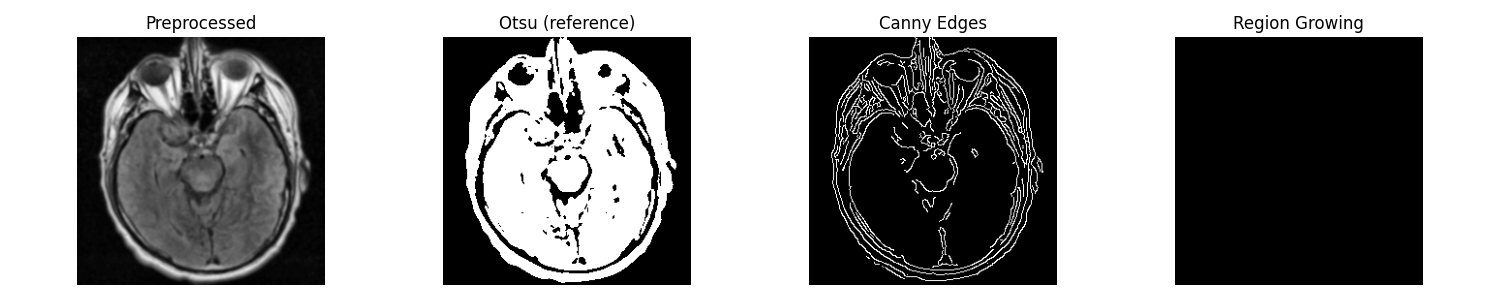
#> input picture segmentation_advanced/TCGA_CS_4941_19960909_10_all_methods.png, 1500 x 300 px, given as the content of the folder C:/Users/athet/Downloads/archive/kaggle_3m, which was not available
$ jupyter execute classicML.ipynb   (text cells are left out)
#> lines starting #> are read from the running program, lines starting #| are printed output that depends on the picture; after the words box and inside, x2 and y2 are one past the last pixel; in counts of white or black regions, pixels touching at a corner belong together; pictures that were not available may be replaced by others from this repository, and a replacement may not be noted
[cell 1]
import os
import numpy as np
import cv2
from glob import glob
import matplotlib.pyplot as plt

# Input directory
input_dir = r'C:/Users/athet/Downloads/archive/kaggle_3m'

# Create output directory for saving results (absolute path)
output_dir = os.path.abspath('segmentation_results')
os.makedirs(output_dir, exist_ok=True)

print(f"Input directory: {input_dir}")
print(f"Output directory (absolute): {output_dir}")
print("Trying to list a few entries from the input directory to confirm path is correct:")
try:
    entries = os.listdir(input_dir)
    print(entries[:10])
except Exception as e:
    print("Could not list input_dir contents:", e)

[cell 2]
# Function to perform global thresholding
def global_threshold(image, threshold_value):
    _, binary = cv2.threshold(image, threshold_value, 255, cv2.THRESH_BINARY)
    return binary

# Function to perform Otsu's thresholding
def otsu_threshold(image):
    _, binary = cv2.threshold(image, 0, 255, cv2.THRESH_BINARY + cv2.THRESH_OTSU)
    return binary

# Function to perform adaptive thresholding
def adaptive_threshold(image, block_size=11, C=2):
    # block_size must be odd and > 1
    if block_size % 2 == 0:
        block_size += 1
    binary = cv2.adaptiveThreshold(image, 255, cv2.ADAPTIVE_THRESH_GAUSSIAN_C,
                                 cv2.THRESH_BINARY, block_size, C)
    return binary

# Preprocessing function: optional resize, Gaussian blur, CLAHE (hist equalization) and normalization
def preprocess_image(image, target_size=None, blur_ksize=5, clahe_clip=2.0, normalize=True, normalize_to_float=False):
    """
    Preprocess a single-channel uint8 image.
    - target_size: (w,h) or None
    - blur_ksize: Gaussian blur kernel size (odd). Set 0 or None to skip blurring.
    - clahe_clip: clip limit for CLAHE. Set 0 or None to skip CLAHE.
    - normalize: if True, apply min-max normalization to the range [0,255] (keeps uint8).
    - normalize_to_float: if True, return float32 array scaled to [0,1] instead of uint8 (overrides normalize range dtype).
    Returns: preprocessed image (uint8 by default, or float32 if normalize_to_float=True)
    """
    proc = image.copy()
    if target_size is not None:
        proc = cv2.resize(proc, target_size, interpolation=cv2.INTER_AREA)
    # apply Gaussian blur if requested
    if blur_ksize and blur_ksize > 0:
        # ensure odd kernel size
        if blur_ksize % 2 == 0:
            blur_ksize += 1
        proc = cv2.GaussianBlur(proc, (blur_ksize, blur_ksize), 0)
    # apply CLAHE
    if clahe_clip and clahe_clip > 0:
        clahe = cv2.createCLAHE(clipLimit=clahe_clip, tileGridSize=(8, 8))
        proc = clahe.apply(proc)

    # Normalization (min-max)
    if normalize:
        # use cv2.normalize to scale to 0-255
        proc = cv2.normalize(proc, None, alpha=0, beta=255, norm_type=cv2.NORM_MINMAX)
        # ensure uint8
        proc = proc.astype(np.uint8)

    if normalize_to_float:
        # convert to float32 in [0,1]
        proc = proc.astype(np.float32) / 255.0

    return proc

# Build list of valid image files (walk the tree and filter by extension and filename)
valid_ext = {'.png', '.jpg', '.jpeg', '.tif', '.tiff', '.bmp'}
image_files = []
excluded_files = []

for root, dirs, files in os.walk(input_dir):
    for fname in files:
        fp = os.path.join(root, fname)
        ext = os.path.splitext(fname)[1].lower()
        # skip obvious mask files and non-image files
        if 'mask' in fname.lower():
            excluded_files.append(fp)
            continue
        if ext in valid_ext:
            image_files.append(fp)
        else:
            excluded_files.append(fp)

print(f"Found {len(image_files)} image files (after excluding masks and non-image files).")
if len(image_files) > 0:
    print("Sample images:")
    for s in image_files[:10]:
        print(' -', s)

if excluded_files:
    print(f"Also found {len(excluded_files)} excluded files (masks / non-images). Showing up to 10:")
    for s in excluded_files[:10]:
        print(' -', s)

if len(image_files) == 0:
    print("No images found. Check the input_dir path and that image files are under it.")

# Limit processing to first 10 images for a quick test
image_files = image_files[:10]
print(f"Processing {len(image_files)} images (first 10).")

# Preprocessing parameters (tweak these if needed)
PREPROCESS_TARGET_SIZE = None  # e.g., (256, 256) or None to keep original
PREPROCESS_BLUR = 5
PREPROCESS_CLAHE_CLIP = 2.0
PREPROCESS_NORMALIZE = True
PREPROCESS_NORMALIZE_TO_FLOAT = False

# Process each image
for idx, img_path in enumerate(image_files, start=1):
    print(f"[{idx}/{len(image_files)}] Reading: {img_path}")
    # Read image
    image = cv2.imread(img_path, cv2.IMREAD_GRAYSCALE)
#> image is the input picture: shape (300, 1500); min 0, max 255, mean 145.5

    if image is None:
        print(f"Failed to read image: {img_path}")
        continue

    # Preprocess
    pre = preprocess_image(image, target_size=PREPROCESS_TARGET_SIZE, blur_ksize=PREPROCESS_BLUR,
                           clahe_clip=PREPROCESS_CLAHE_CLIP, normalize=PREPROCESS_NORMALIZE,
                           normalize_to_float=PREPROCESS_NORMALIZE_TO_FLOAT)
#> in preprocess_image, `proc = cv2.GaussianBlur(proc, (blur_ksize, blur_ksize), 0)`:
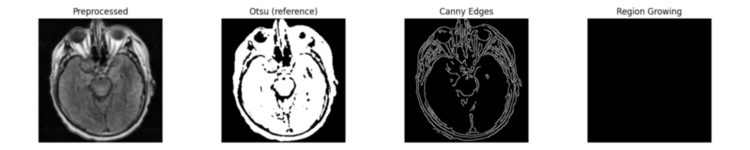
#> proc: shape (300, 1500) (shown at 1/2 size); min 0, max 255, mean 145.5
#> in preprocess_image, `proc = clahe.apply(proc)`:
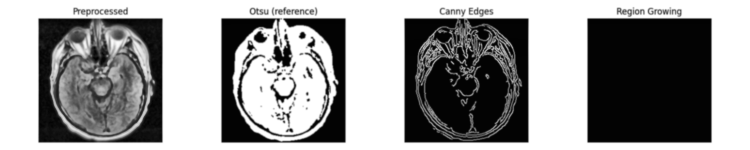
#> proc: shape (300, 1500) (shown at 1/2 size); min 1, max 255, mean 149.8

    # If normalized to float, convert back to uint8 for OpenCV thresholding & saving
    save_pre = pre
    if PREPROCESS_NORMALIZE_TO_FLOAT and isinstance(pre, np.ndarray) and pre.dtype == np.float32:
        save_pre = (pre * 255.0).astype(np.uint8)

    # Save preprocessed (for inspection)
    base_name = os.path.splitext(os.path.basename(img_path))[0]
    try:
        cv2.imwrite(os.path.join(output_dir, f'{base_name}_preproc.png'), save_pre)
    except Exception as e:
        print(f"Warning: could not save preprocessed image for {base_name}: {e}")

    # Apply different thresholding techniques on the preprocessed image
    # Ensure input to thresholding is uint8
    proc_for_thresh = save_pre
    if proc_for_thresh.dtype != np.uint8:
        proc_for_thresh = (proc_for_thresh * 255.0).astype(np.uint8)

    global_binary = global_threshold(proc_for_thresh, 127)  # Fixed threshold at 127
#> in global_threshold, `_, binary = cv2.threshold(image, threshold_value, 255, cv2.THRESH_BINA..`:
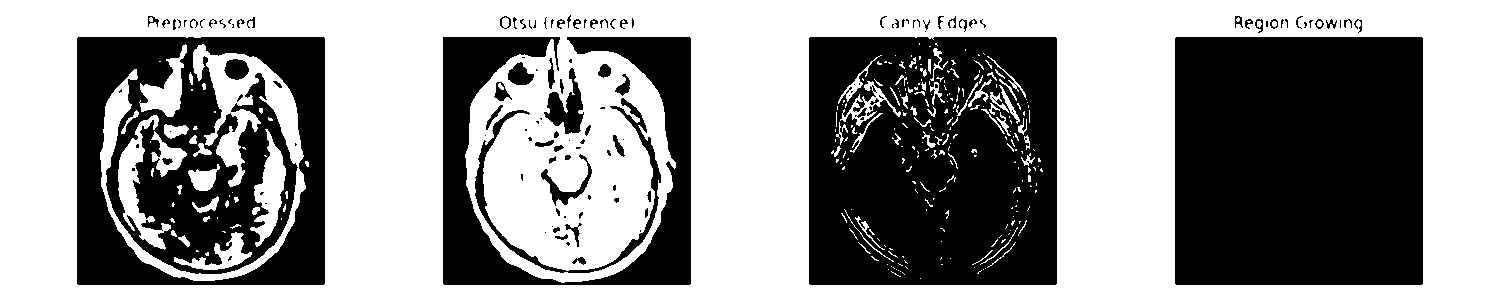
#> binary: shape (300, 1500); 57.4% white; 133 black regions (68 under 20 px), largest, box (x1, y1, x2, y2) and area: (1175, 37, 1423, 285) 61500, (809, 37, 1057, 285) 56782, (77, 37, 325, 285) 43022
    otsu_binary = otsu_threshold(proc_for_thresh)
#> in otsu_threshold, `_, binary = cv2.threshold(image, 0, 255, cv2.THRESH_BINARY + cv2.THRES..`:
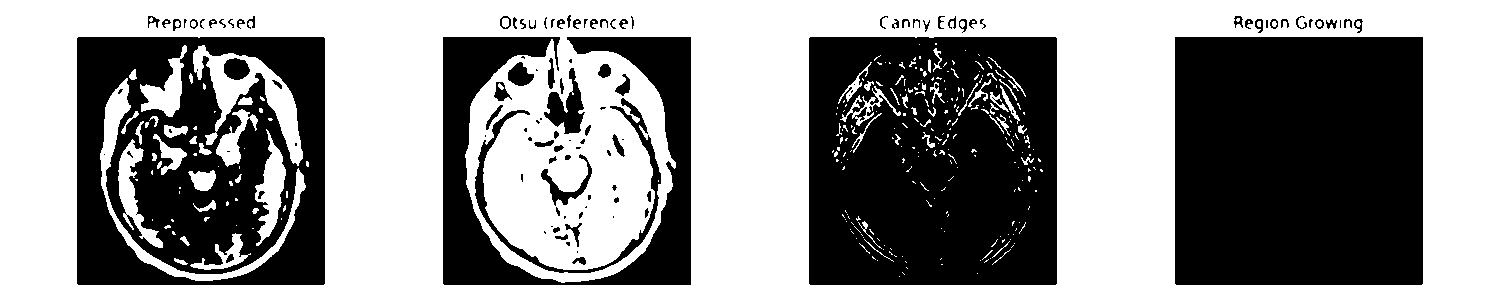
#> binary: shape (300, 1500); 56.4% white; 119 black regions (44 under 20 px), largest, box (x1, y1, x2, y2) and area: (1175, 37, 1423, 285) 61502, (809, 37, 1057, 285) 57976, (77, 37, 325, 285) 45419
    adaptive_binary = adaptive_threshold(proc_for_thresh)
#> in adaptive_threshold, `binary = cv2.adaptiveThreshold(image, 255, cv2.ADAPTIVE_THRESH_GAUSSIA..`:
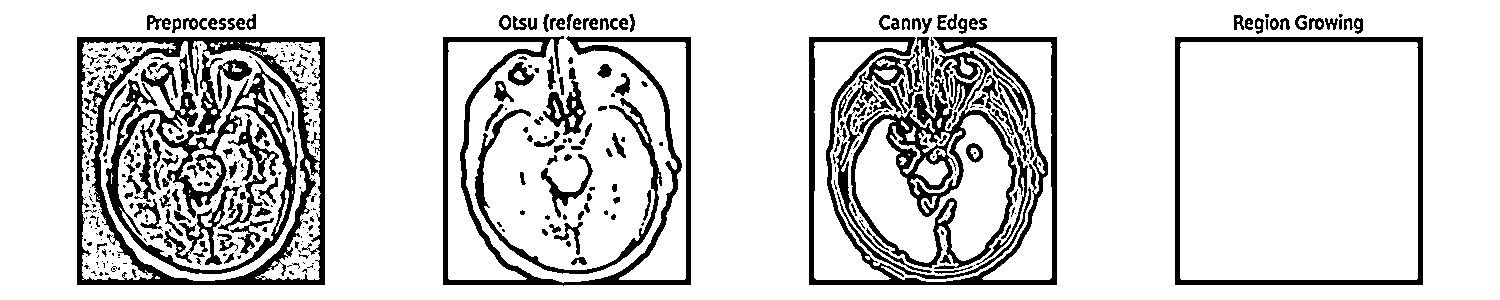
#> binary: shape (300, 1500); 83.3% white; 436 black regions (240 under 20 px), largest, box (x1, y1, x2, y2) and area: (77, 37, 325, 285) 11023, (106, 53, 298, 274) 8936, (443, 36, 691, 286) 8493

    # Create figure for visualization
    plt.figure(figsize=(12, 4))

    plt.subplot(141)
    plt.imshow(proc_for_thresh, cmap='gray')
    plt.title('Preprocessed')
    plt.axis('off')

    plt.subplot(142)
    plt.imshow(global_binary, cmap='gray')
    plt.title('Global')
    plt.axis('off')

    plt.subplot(143)
    plt.imshow(otsu_binary, cmap='gray')
    plt.title("Otsu")
    plt.axis('off')

    plt.subplot(144)
    plt.imshow(adaptive_binary, cmap='gray')
    plt.title('Adaptive')
    plt.axis('off')

    # Save individual segmentation results (ensure uint8)
    try:
        cv2.imwrite(os.path.join(output_dir, f'{base_name}_global.png'), global_binary.astype(np.uint8))
        cv2.imwrite(os.path.join(output_dir, f'{base_name}_otsu.png'), otsu_binary.astype(np.uint8))
        cv2.imwrite(os.path.join(output_dir, f'{base_name}_adaptive.png'), adaptive_binary.astype(np.uint8))
    except Exception as e:
        print(f"Error saving binary images for {base_name}:", e)

    # Save visualization
    try:
        plt.tight_layout()
        plt.savefig(os.path.join(output_dir, f'{base_name}_comparison.png'))
    except Exception as e:
        print(f"Error saving comparison plot for {base_name}:", e)
    finally:
        plt.close()

    print(f"Processed and saved: {base_name} -> {output_dir}")

[cell 3]
# Additional classical segmentation methods

# Create a new output directory for advanced methods
advanced_output_dir = os.path.abspath('segmentation_advanced')
os.makedirs(advanced_output_dir, exist_ok=True)
print(f"Advanced segmentation results will be saved to: {advanced_output_dir}")

def canny_edge_detection(image, low_threshold=100, high_threshold=200):
    """
    Perform Canny edge detection.
    - image: uint8 input image
    - low_threshold: lower threshold for hysteresis
    - high_threshold: upper threshold for hysteresis
    Returns: binary edge map
    """
#> called with low_threshold = 100, high_threshold = 200
    # Ensure uint8 input
    if image.dtype != np.uint8:
        image = (image * 255).astype(np.uint8)
    # Apply Canny
    edges = cv2.Canny(image, low_threshold, high_threshold)
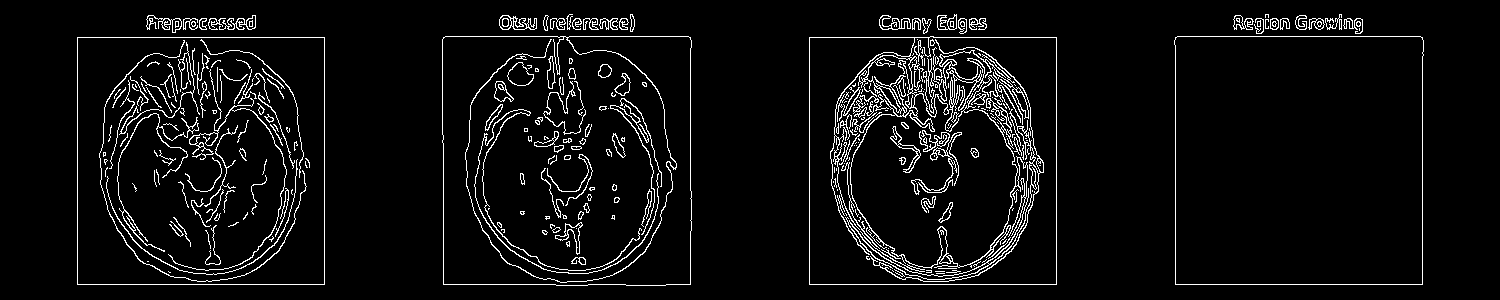
#> edges: shape (300, 1500); 5.5% white in thin lines or dots, all inside (x1, y1, x2, y2) = (77, 14, 1424, 286)
    return edges

def region_growing(image, seed_points=None, threshold=10):
    """
    Region growing segmentation.
    - image: input image (uint8)
    - seed_points: list of (x,y) tuples, or None for automatic seed selection
    - threshold: intensity difference threshold for inclusion
    Returns: binary mask of the grown region
    """
#> called with threshold = 10
    if seed_points is None:
        # Auto-select seeds: use local maxima
        seed_points = []
        blur = cv2.GaussianBlur(image, (5,5), 0)
        for y in range(20, image.shape[0]-20, 40):
            for x in range(20, image.shape[1]-20, 40):
                patch = blur[y-10:y+10, x-10:x+10]
                if np.max(patch) == blur[y,x]:
                    seed_points.append((x,y))
#> after the loop, seed_points = 138 pairs, first value 20 to 1460, second value 20 to 260

    # Initialize mask
    mask = np.zeros_like(image, dtype=np.uint8)
    for seed in seed_points:
        x, y = seed
        if 0 <= y < image.shape[0] and 0 <= x < image.shape[1]:
            mask[y,x] = 255
#> this loop made 138 passes
#> (x, y) on passes 1 to 8: (20, 20), (60, 20), (100, 20), (140, 20), (260, 20), (300, 20), (340, 20), (380, 20)
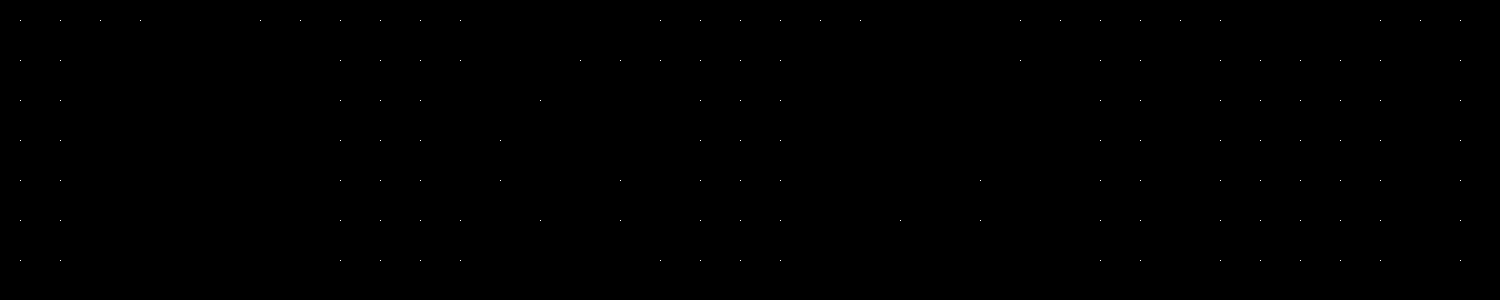
#> mask: shape (300, 1500); 0.03% white in thin lines or dots, all inside (x1, y1, x2, y2) = (20, 20, 1461, 261)

    # Region growing
    seed_intensity = image[mask == 255]
#> seed_intensity = 138 values, max 255 at index 0, min 2 at index 30, mean 183.5
    mean_seed = np.mean(seed_intensity)
#> mean_seed = 183.5

    while True:
        # Dilate current mask
        dilated = cv2.dilate(mask, np.ones((3,3), np.uint8))
        # Find new pixels
        new_pixels = (dilated - mask) > 0
        # Check intensity similarity
        valid_new = np.abs(image[new_pixels].astype(np.float32) - mean_seed) < threshold
        if not np.any(valid_new):
            break
        # Add valid pixels to mask
        new_mask = np.zeros_like(mask)
        new_mask[new_pixels] = valid_new.astype(np.uint8) * 255
        mask = cv2.bitwise_or(mask, new_mask)
#> this loop made 1 pass
#> pass 1, in region_growing, `dilated = cv2.dilate(mask, np.ones((3,3), np.uint8))`:
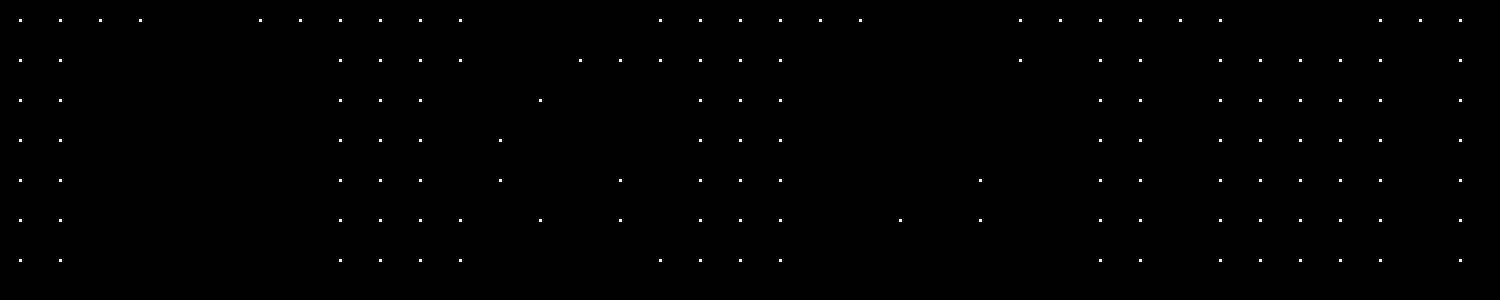
#> dilated: shape (300, 1500); 0.28% white in thin lines or dots, all inside (x1, y1, x2, y2) = (19, 19, 1462, 262)

    return mask

# Process first 10 images with all methods
image_files = image_files[:10]  # Ensure we're still using just 10 images
print(f"\nApplying additional segmentation methods to {len(image_files)} images...")

for idx, img_path in enumerate(image_files, start=1):
    print(f"[{idx}/{len(image_files)}] Processing: {img_path}")

    # Read and preprocess
    image = cv2.imread(img_path, cv2.IMREAD_GRAYSCALE)
    if image is None:
        print(f"Failed to read image: {img_path}")
        continue

    # Preprocess (using our existing function)
    pre = preprocess_image(image, target_size=PREPROCESS_TARGET_SIZE,
                         blur_ksize=PREPROCESS_BLUR,
                         clahe_clip=PREPROCESS_CLAHE_CLIP,
                         normalize=PREPROCESS_NORMALIZE)

    # Apply methods
    edges = canny_edge_detection(pre, 100, 200)
    regions = region_growing(pre)

    # Visualize results
    plt.figure(figsize=(15, 3))

    plt.subplot(141)
    plt.imshow(pre, cmap='gray')
    plt.title('Preprocessed')
    plt.axis('off')

    plt.subplot(142)
    plt.imshow(otsu_threshold(pre), cmap='gray')  # Using previous Otsu for comparison
    plt.title('Otsu (reference)')
    plt.axis('off')

    plt.subplot(143)
    plt.imshow(edges, cmap='gray')
    plt.title('Canny Edges')
    plt.axis('off')

    plt.subplot(144)
    plt.imshow(regions, cmap='gray')
    plt.title('Region Growing')
    plt.axis('off')

    # Save results
    base_name = os.path.splitext(os.path.basename(img_path))[0]

    # Save individual results
    try:
        cv2.imwrite(os.path.join(advanced_output_dir, f'{base_name}_edges.png'), edges)
        cv2.imwrite(os.path.join(advanced_output_dir, f'{base_name}_regions.png'), regions)
        # Save comparison figure
        plt.tight_layout()
        plt.savefig(os.path.join(advanced_output_dir, f'{base_name}_all_methods.png'))
    except Exception as e:
        print(f"Error saving results for {base_name}:", e)
    finally:
        plt.close()

    print(f"Saved additional results for: {base_name}")

print("\nAll advanced segmentation methods completed. Results saved in:", advanced_output_dir)

# Print summary of output locations
print("\nOutput Directories:")
print(f"1. Basic thresholding results: {output_dir}")
print(f"2. Advanced methods results:   {advanced_output_dir}")

[cell 4]
# Clustering-based segmentation methods

def kmeans_segmentation(image, k=3, attempts=10):
    """
    Perform K-means segmentation on grayscale image.
    - image: uint8 input image
    - k: number of clusters
    - attempts: number of times k-means will run with different initializations
    Returns: labeled image (uint8) where each pixel value represents its cluster
    """
#> called with k = 4, attempts = 10
    # Reshape image to a 2D array of pixels and convert to float32
    pixel_values = image.reshape((-1, 1)).astype(np.float32)

    # Define criteria and apply kmeans
    criteria = (cv2.TERM_CRITERIA_EPS + cv2.TERM_CRITERIA_MAX_ITER, 100, 0.2)
    _, labels, centers = cv2.kmeans(pixel_values, k, None, criteria, attempts,
                                  cv2.KMEANS_RANDOM_CENTERS)
#> centers = [90.63, 163.4, 254.3, 5.96]

    # Convert back to uint8 and original image shape
    centers = centers.astype(np.uint8)
#> centers = [90, 163, 254, 5]
    segmented_image = centers[labels.flatten()].reshape(image.shape)

    return segmented_image, labels.reshape(image.shape)

def watershed_segmentation(image):
    """
    Perform watershed segmentation.
    - image: uint8 input image
    Returns: labeled image where each region has a different integer label
    """
    # Noise removal and find sure background
    kernel = np.ones((3,3), np.uint8)
    opening = cv2.morphologyEx(image, cv2.MORPH_OPEN, kernel, iterations=2)
    sure_bg = cv2.dilate(opening, kernel, iterations=3)

    # Finding sure foreground
    dist_transform = cv2.distanceTransform(opening, cv2.DIST_L2, 5)
    _, sure_fg = cv2.threshold(dist_transform, 0.5*dist_transform.max(), 255, 0)
    sure_fg = sure_fg.astype(np.uint8)

    # Finding unknown region
    unknown = cv2.subtract(sure_bg, sure_fg)

    # Marker labelling
    _, markers = cv2.connectedComponents(sure_fg)
    markers = markers + 1
    markers[unknown == 255] = 0

    # Apply watershed
    markers = cv2.watershed(cv2.cvtColor(image, cv2.COLOR_GRAY2BGR), markers)

    return markers

[cell 5]
# Create a new output directory specifically for clustering results
clustering_output_dir = os.path.abspath('segmentation_clustering')
os.makedirs(clustering_output_dir, exist_ok=True)
print(f"Clustering segmentation results will be saved to: {clustering_output_dir}")

# Process the same 10 images with clustering methods
print(f"\nApplying clustering-based segmentation to {len(image_files)} images...")

for idx, img_path in enumerate(image_files, start=1):
    print(f"[{idx}/{len(image_files)}] Processing: {img_path}")

    # Read and preprocess
    image = cv2.imread(img_path, cv2.IMREAD_GRAYSCALE)
    if image is None:
        print(f"Failed to read image: {img_path}")
        continue

    # Preprocess
    pre = preprocess_image(image, target_size=PREPROCESS_TARGET_SIZE,
                         blur_ksize=PREPROCESS_BLUR,
                         clahe_clip=PREPROCESS_CLAHE_CLIP,
                         normalize=PREPROCESS_NORMALIZE)

    # Apply clustering methods
    kmeans_result, kmeans_labels = kmeans_segmentation(pre, k=4)  # 4 clusters for brain tissues
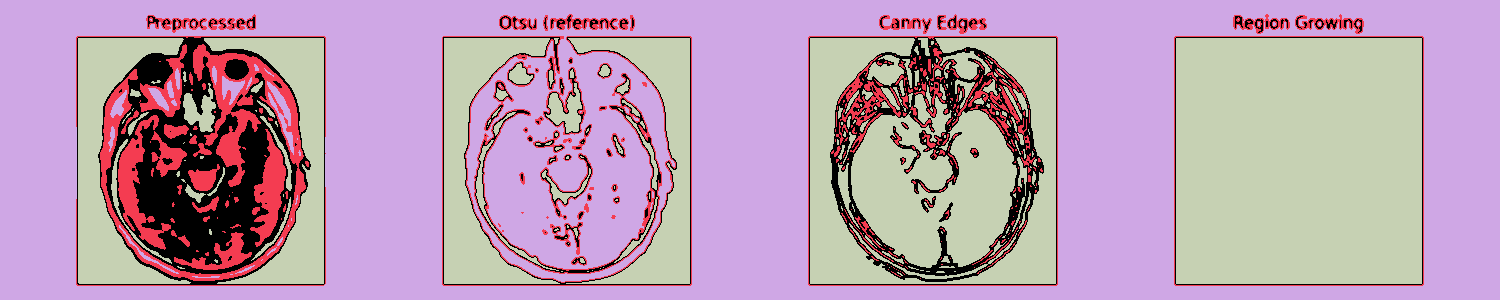
#> kmeans_labels: shape (300, 1500) int32; 4 distinct labels, from 0 to 3; one colour per label, 0 black
    watershed_result = watershed_segmentation(pre)
#> (the rest of the program and of its run is left out)
